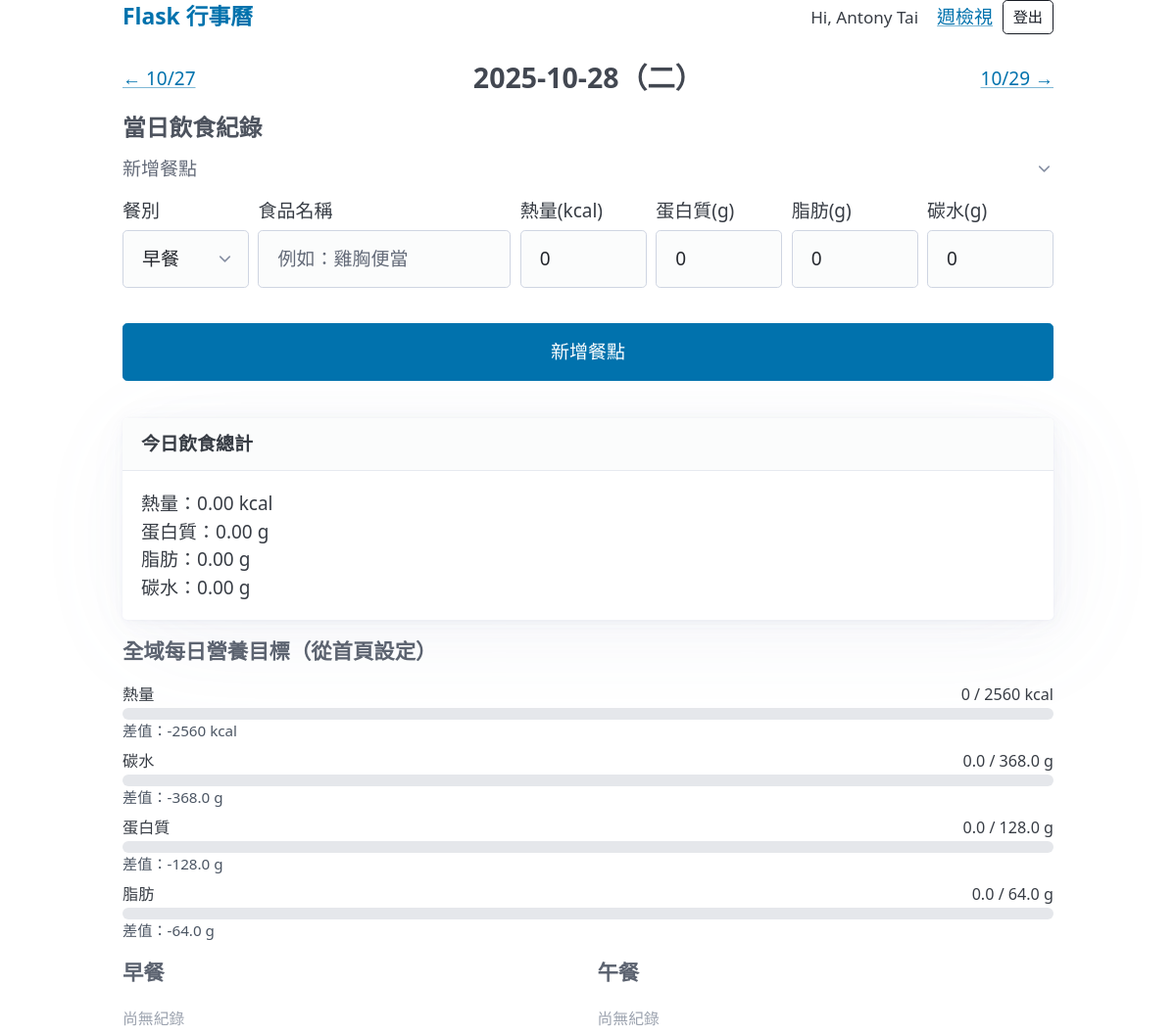
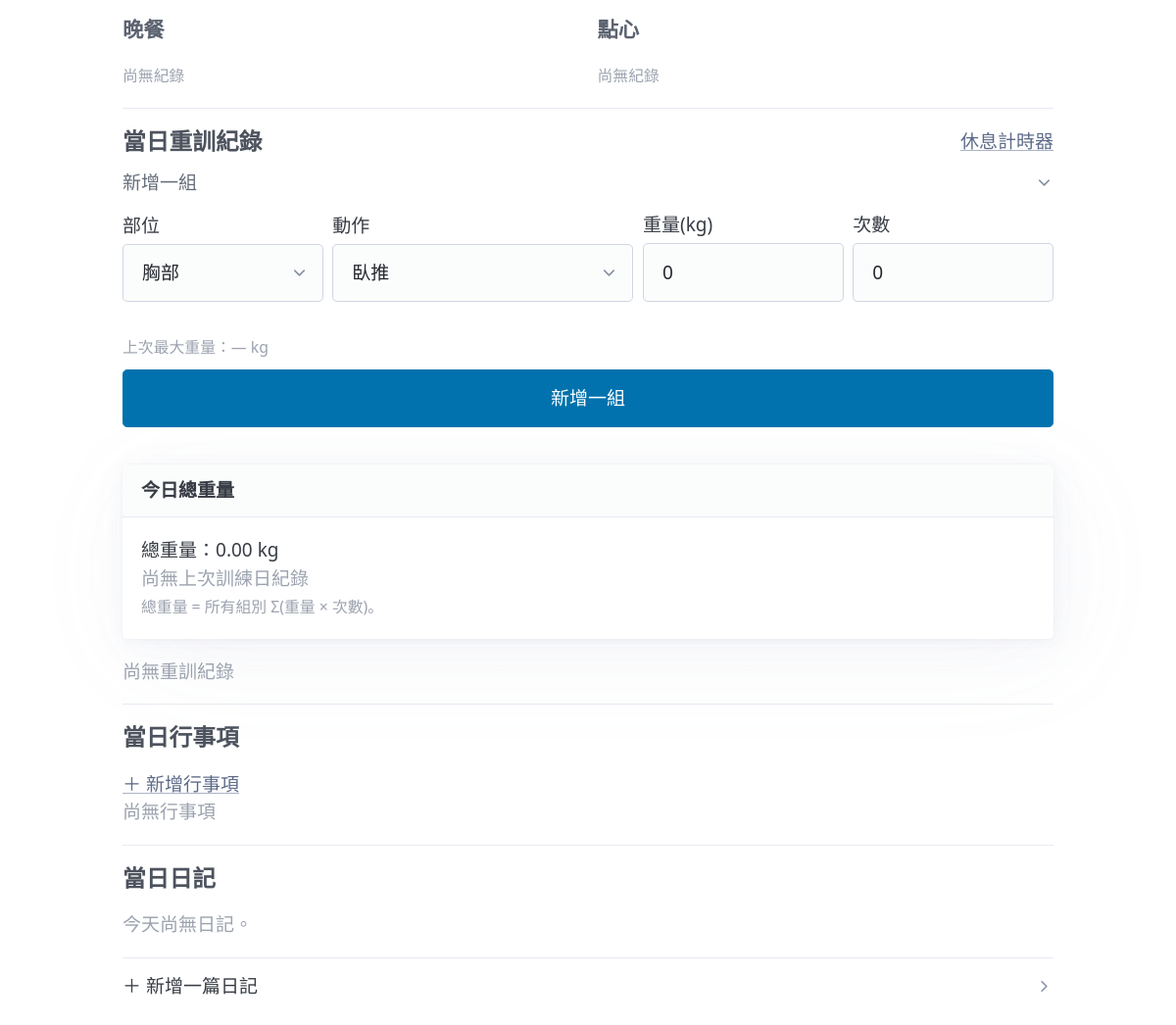
Screenshot of /day/2025-10-28 (signed in) with the database file from the repository (2 pictures, top to bottom).
### app.py (models this page shows)
class User(UserMixin, db.Model):
    __tablename__ = "users"
    id = db.Column(db.Integer, primary_key=True)
    email = db.Column(db.String(100), unique=True, nullable=False, index=True) # Email 是核心
    name = db.Column(db.String(100), nullable=True)
    created_at = db.Column(db.DateTime, default=func.now())
    social_auths = db.relationship('SocialAuth', backref='user', lazy=True)

class DailyNutritionGoal(db.Model):
    __tablename__ = "daily_nutrition_goals"
    user_id = db.Column(db.Integer, db.ForeignKey('users.id'), nullable=False)
    id = db.Column(db.Integer, primary_key=True)
    date = db.Column(db.Date, nullable=False, unique=True)
    kcal_target = db.Column(db.Float, default=0.0)
    carb_target = db.Column(db.Float, default=0.0)
    protein_target = db.Column(db.Float, default=0.0)
    fat_target = db.Column(db.Float, default=0.0)

### app.py (the view)
@app.route("/day/<string:datestr>")
@login_required  # <--- [1] 關鍵：加上這行，沒登入不准看
def day_view(datestr):
    try:
        d = datetime.strptime(datestr, "%Y-%m-%d").date()
    except ValueError:
        flash("日期格式錯誤", "warning")
        return redirect(url_for("index"))
    items = (
        CalendarItem.query
        .filter(CalendarItem.date == d)
        .filter(CalendarItem.user_id == current_user.id) # <--- 強制過濾
        .order_by(CalendarItem.start_time.asc())
        .all()
    )
    diets = (
        DietEntry.query
        .filter(DietEntry.date == d)
        .filter(DietEntry.user_id == current_user.id) # <--- 強制過濾
        .order_by(DietEntry.created_at.asc())
        .all()
    )
    totals_diet = {
        "kcal": sum(x.kcal or 0 for x in diets),
        "protein_g": sum(x.protein_g or 0 for x in diets),
        "fat_g": sum(x.fat_g or 0 for x in diets),
        "carb_g": sum(x.carb_g or 0 for x in diets),
    }
    diets_by_meal = {}
    for de in diets:
        diets_by_meal.setdefault(de.meal_type, []).append(de)
    diary_entries = (
        DiaryEntry.query
        .filter(DiaryEntry.date == d)
        .filter(DiaryEntry.user_id == current_user.id) # <--- 強制過濾
        .order_by(DiaryEntry.created_at.asc())
        .all()
    )
    goal = get_global_nutrition_goal() # 這個函數裡面我們已經修過，會檢查 user_id
    nutrition_goal = goal
    nutrition_diff = None
    nutrition_percent = None
    if goal:
        nutrition_diff = {}
        nutrition_percent = {}
        def handle(actual, target):
            target = target or 0.0
            diff = actual - target
            width_pct = None
            if target > 0:
                width_pct = min(100.0, (actual / target) * 100.0)
            return diff, width_pct
        nutrition_diff["kcal"], nutrition_percent["kcal"] = handle(
            totals_diet["kcal"], goal.kcal_target
        )
        nutrition_diff["carb"], nutrition_percent["carb"] = handle(
            totals_diet["carb_g"], goal.carb_target
        )
        nutrition_diff["protein"], nutrition_percent["protein"] = handle(
            totals_diet["protein_g"], goal.protein_target
        )
        nutrition_diff["fat"], nutrition_percent["fat"] = handle(
            totals_diet["fat_g"], goal.fat_target
        )
    sets_ = (
        StrengthSet.query
        .filter(StrengthSet.date == d)
        .filter(StrengthSet.user_id == current_user.id) # <--- 強制過濾
        .order_by(StrengthSet.created_at.asc())
        .all()
    )
    total_weight = sum((s.weight_kg or 0) * (s.reps or 0) for s in sets_)
    strength_by_part = {}
    by_exercise = {}
    for s in sets_:
        strength_by_part.setdefault(s.body_part, {}).setdefault(s.exercise_name, []).append(s)
        by_exercise.setdefault(s.exercise_name, []).append(s)
    exercise_best_set_id = {}
    for ex_name, lst in by_exercise.items():
        best = max(lst, key=lambda s: ((s.weight_kg or 0) * (s.reps or 0)))
        exercise_best_set_id[ex_name] = best.id
    prev_total_date = None
    prev_total_weight = None
    total_diff_vs_prev = None
    prev_row = (
        db.session.query(
            StrengthSet.date,
            func.sum(StrengthSet.weight_kg * StrengthSet.reps)
        )
        .filter(StrengthSet.user_id == current_user.id) # <--- 強制過濾
        .filter(StrengthSet.date < d)
        .group_by(StrengthSet.date)
        .order_by(StrengthSet.date.desc())
        .first()
    )
    if prev_row:
        prev_total_date = prev_row[0]
        prev_total_weight = float(prev_row[1] or 0.0)
        total_diff_vs_prev = total_weight - prev_total_weight
    last_max_weight = {}
    rows = (
        db.session.query(
            StrengthSet.exercise_name,
            StrengthSet.date,
            func.max(StrengthSet.weight_kg),
        )
        .filter(StrengthSet.user_id == current_user.id) # <--- 強制過濾
        .filter(StrengthSet.date < d)
        .group_by(StrengthSet.exercise_name, StrengthSet.date)
        .all()
    )
    for ex_name, ex_date, max_w in rows:
        entry = last_max_weight.get(ex_name)
        if entry is None or ex_date > entry["date"]:
            last_max_weight[ex_name] = {"date": ex_date, "weight": float(max_w or 0.0)}
    last_max_weight_simple = {name: v["weight"] for name, v in last_max_weight.items()}
    prev_day = d - timedelta(days=1)
    next_day = d + timedelta(days=1)
    return render_template(
        "day.html",
        d=d,
        items=items,
        diets_by_meal=diets_by_meal,
        totals_diet=totals_diet,
        MEAL_TYPES=MEAL_TYPES,
        nutrition_goal=nutrition_goal,
        nutrition_diff=nutrition_diff,
        nutrition_percent=nutrition_percent,
        strength_by_part=strength_by_part,
        total_weight=total_weight,
        exercise_best_set_id=exercise_best_set_id,
        last_max_weight=last_max_weight_simple,
        prev_total_weight=prev_total_weight,
        prev_total_date=prev_total_date,
        total_diff_vs_prev=total_diff_vs_prev,
        STRENGTH_CATEGORIES=STRENGTH_CATEGORIES,
        prev_day=prev_day,
        next_day=next_day,
        diary_entries=diary_entries,
    )

### app.py (called while the page is built)
@login_manager.user_loader
def load_user(user_id):
    return User.query.get(int(user_id))

def get_global_nutrition_goal():
    if not current_user.is_authenticated:
        return None
    return (
        DailyNutritionGoal.query
        .filter(DailyNutritionGoal.user_id == current_user.id)
        .order_by(DailyNutritionGoal.id.asc())
        .first()
    )

### templates/day.html (shortened to what this page needs)
{% extends "base.html" %}
{% block content %}
<div class="topbar" style="margin:.5rem 0 1rem;">
  <a href="{{ url_for('day_view', datestr=prev_day.strftime('%Y-%m-%d')) }}">← {{ prev_day.strftime('%m/%d') }}</a>
  <h3 style="margin:0;">{{ d.strftime('%Y-%m-%d') }}（{{ ['一','二','三','四','五','六','日'][d.weekday()] }}）</h3>
  <a href="{{ url_for('day_view', datestr=next_day.strftime('%Y-%m-%d')) }}">{{ next_day.strftime('%m/%d') }} →</a>
</div>
<section>
  <h4>當日飲食紀錄</h4>
  <details open>
    <summary>新增餐點</summary>
    <form method="post" action="{{ url_for('diet_add') }}">
      <div style="display:grid; grid-template-columns: 1fr 2fr 1fr 1fr 1fr 1fr; gap:.5rem; align-items:flex-start;">
        <label>餐別
          <select name="meal_type" required>
            {% for val, label in MEAL_TYPES %}
              <option value="{{ val }}">{{ label }}</option>
            {% endfor %}
          </select>
        </label>
        <label style="position: relative;">食品名稱
          <input name="food_name"
                 id="food_name_input"
                 placeholder="例如：雞胸便當"
                 autocomplete="off"
                 required>
        </label>
        <label>熱量(kcal)
          <input type="number" step="0.01" name="kcal" value="0" id="kcal_input">
        </label>
        <label>蛋白質(g)
          <input type="number" step="0.01" name="protein_g" value="0" id="protein_input">
        </label>
        <label>脂肪(g)
          <input type="number" step="0.01" name="fat_g" value="0" id="fat_input">
        </label>
        <label>碳水(g)
          <input type="number" step="0.01" name="carb_g" value="0" id="carb_input">
        </label>
      </div>
      <div style="margin-top:.5rem;"><button type="submit">新增餐點</button></div>
    </form>
  </details>
  <article style="margin-top:1rem;">
    <header><strong>今日飲食總計</strong></header>
    <div>熱量：{{ '%.2f'|format(totals_diet.kcal) }} kcal</div>
    <div>蛋白質：{{ '%.2f'|format(totals_diet.protein_g) }} g</div>
    <div>脂肪：{{ '%.2f'|format(totals_diet.fat_g) }} g</div>
    <div>碳水：{{ '%.2f'|format(totals_diet.carb_g) }} g</div>
  </article>
  <section style="margin-top:1rem;">
    <h5>全域每日營養目標（從首頁設定）</h5>
    {% if nutrition_goal %}
      <div class="nutri-row">
        <div class="nutri-label">
          <span>熱量</span>
          <span>{{ '%.0f'|format(totals_diet.kcal) }} / {{ '%.0f'|format(nutrition_goal.kcal_target or 0) }} kcal</span>
        </div>
        <div class="nutri-bar">
        </div>
        {% if nutrition_diff %}
          <div class="nutri-diff">差值：{{ '%+.0f'|format(nutrition_diff['kcal']) }} kcal</div>
        {% endif %}
      </div>
      <div class="nutri-row">
        <div class="nutri-label">
          <span>碳水</span>
          <span>{{ '%.1f'|format(totals_diet.carb_g) }} / {{ '%.1f'|format(nutrition_goal.carb_target or 0) }} g</span>
        </div>
        <div class="nutri-bar">
        </div>
        {% if nutrition_diff %}
          <div class="nutri-diff">差值：{{ '%+.1f'|format(nutrition_diff['carb']) }} g</div>
        {% endif %}
      </div>
      <div class="nutri-row">
        <div class="nutri-label">
          <span>蛋白質</span>
          <span>{{ '%.1f'|format(totals_diet.protein_g) }} / {{ '%.1f'|format(nutrition_goal.protein_target or 0) }} g</span>
        </div>
        <div class="nutri-bar">
        </div>
        {% if nutrition_diff %}
          <div class="nutri-diff">差值：{{ '%+.1f'|format(nutrition_diff['protein']) }} g</div>
        {% endif %}
      </div>
      <div class="nutri-row">
        <div class="nutri-label">
          <span>脂肪</span>
          <span>{{ '%.1f'|format(totals_diet.fat_g) }} / {{ '%.1f'|format(nutrition_goal.fat_target or 0) }} g</span>
        </div>
        <div class="nutri-bar">
        </div>
        {% if nutrition_diff %}
          <div class="nutri-diff">差值：{{ '%+.1f'|format(nutrition_diff['fat']) }} g</div>
        {% endif %}
      </div>
    {% else %}
      <p class="muted" style="margin-top:.5rem;">尚未設定全域營養目標，請回首頁設定。</p>
    {% endif %}
  </section>
  <div style="display:grid; grid-template-columns: repeat(2, 1fr); gap:1rem; margin-top:1rem;">
    {% for meal in ['早餐','午餐','晚餐','點心'] %}
      <div>
        <h5>{{ meal }}</h5>
        {% set arr = diets_by_meal.get(meal, []) %}
        {% if arr|length == 0 %}
          <small class="muted">尚無紀錄</small>
        {% endif %}
      </div>
    {% endfor %}
  </div>
</section>
<hr>
<section>
  <div style="display:flex; justify-content:space-between; align-items:center;">
    <h4>當日重訓紀錄</h4>
    <a href="{{ url_for('rest_timer') }}" class="secondary outline" style="margin-bottom:1rem;">休息計時器</a>
  </div>
  <details open>
    <summary>新增一組</summary>
    <form method="post" action="{{ url_for('strength_add') }}">
      <div style="display:grid; grid-template-columns: 1fr 1.5fr 1fr 1fr; gap:.5rem; align-items:end;">
        <label>部位
          <select name="body_part" id="body_part_select" required>
            {% for part, exs in STRENGTH_CATEGORIES.items() %}
              <option value="{{ part }}">{{ part }}</option>
            {% endfor %}
          </select>
        </label>
        <label>動作
          <select name="exercise_name" id="exercise_select" required></select>
        </label>
        <label>重量(kg)
          <input type="number" step="0.5" name="weight_kg" value="0">
        </label>
        <label>次數
          <input type="number" step="1" min="0" name="reps" value="0">
        </label>
      </div>
      <div style="margin-top:.25rem;">
        <small id="last_max_text" class="muted">上次最大重量：— kg</small>
      </div>
      <div style="margin-top:.5rem;"><button type="submit">新增一組</button></div>
    </form>
  </details>
  <article style="margin-top:1rem;">
    <header><strong>今日總重量</strong></header>
    <div>總重量：{{ '%.2f'|format(total_weight) }} kg</div>
    {% if prev_total_weight is not none %}
      <div>
        與上次訓練日差值：{{ '%+.2f'|format(total_diff_vs_prev) }} kg
        （上次 {{ prev_total_date.strftime('%Y-%m-%d') }}：{{ '%.2f'|format(prev_total_weight) }} kg）
      </div>
    {% else %}
      <div class="muted">尚無上次訓練日紀錄</div>
    {% endif %}
    <small class="muted">總重量 = 所有組別 Σ(重量 × 次數)。</small>
  </article>
  {% if strength_by_part|length == 0 %}
    <p class="muted" style="margin-top:.5rem;">尚無重訓紀錄</p>
  {% endif %}
</section>
<hr>
<section>
  <h4>當日行事項</h4>
  <a href="{{ url_for('add', date=d.strftime('%Y-%m-%d')) }}" class="secondary">＋ 新增行事項</a>
  {% if items|length == 0 %}
    <p class="muted">尚無行事項</p>
  {% endif %}
</section>
<hr>
<section>
  <h4>當日日記</h4>
  {% if diary_entries|length == 0 %}
    <p class="muted">今天尚無日記。</p>
  {% endif %}
  <hr>
  <details>
    <summary>＋ 新增一篇日記</summary>
  </details>
</section>
{% endblock %}

### templates/base.html (shortened to what this page needs)
<!doctype html>
<html lang="zh-Hant">
<head>
  <link rel="stylesheet" href="https://cdn.jsdelivr.net/npm/@picocss/pico@2/css/pico.min.css">
  <link rel="stylesheet" type="text/css" href="https://unpkg.com/trix@2.0.8/dist/trix.css">
  <link rel="stylesheet" href="{{ url_for('static', filename='css/style.css') }}">
</head>
<body class="container">
  <nav class="topbar">
  <strong>
    <a href="{{ url_for('index') }}" style="text-decoration:none; font-size:1.2rem;">
      Flask 行事曆
    </a>
  </strong>
  <div class="nav-right">
    {% if current_user.is_authenticated %}
      <span style="margin-right: 0.5rem; font-size: 0.9rem;">Hi, {{ current_user.name }}</span>
      {% if request.endpoint == 'week_view' %}
        <a href="{{ url_for('index') }}">月檢視</a>
      {% else %}
        <a href="{{ url_for('week_view') }}">週檢視</a>
      {% endif %}
      <a href="{{ url_for('logout') }}" role="button" class="outline contrast" style="padding: 5px 10px; font-size: 0.8rem;">登出</a>
    {% else %}
      <a href="{{ url_for('login') }}" role="button" style="padding: 5px 15px;">登入</a>
    {% endif %}
  </div>
</nav>
  <main>
    {% block content %}{% endblock %}
  </main>
</body>
</html>

### templates/base.html (style rules this page uses)
.muted { color:#9ca3af; }
.topbar { display:flex; gap:.5rem; justify-content:space-between; align-items:center; }
.nav-right { display:flex; gap:.5rem; align-items:center; }

### templates/day.html (style rules this page uses)
.nutri-row { margin-top:.4rem; }
.nutri-label { display:flex; justify-content:space-between; font-size:.85rem; margin-bottom:.1rem; }
.nutri-bar { position:relative; height:0.6rem; border-radius:999px; background:#e5e7eb; overflow:hidden; }
.nutri-diff { font-size:.8rem; color:#4b5563; }

### rows the page displays
User: name "Antony Tai"
DailyNutritionGoal: kcal_target "2560", carb_target "368.0", protein_target "128.0", fat_target "64.0"

### other values shown
{{ prev_day.strftime('%m/%d') }} "10/27"
{{ d.strftime('%Y-%m-%d') }} "2025-10-28"
{{ ['一','二','三','四','五','六','日'][d.weekday()] }} "二"
{{ next_day.strftime('%m/%d') }} "10/29"
{{ '%.2f'|format(totals_diet.kcal) }} "0.00"
{{ '%.2f'|format(totals_diet.protein_g) }} "0.00"
{{ '%.2f'|format(totals_diet.fat_g) }} "0.00"
{{ '%.2f'|format(totals_diet.carb_g) }} "0.00"
{{ '%.0f'|format(totals_diet.kcal) }} "0"
{{ '%+.0f'|format(nutrition_diff['kcal']) }} "-2560"
{{ '%.1f'|format(totals_diet.carb_g) }} "0.0"
{{ '%+.1f'|format(nutrition_diff['carb']) }} "-368.0"
{{ '%.1f'|format(totals_diet.protein_g) }} "0.0"
{{ '%+.1f'|format(nutrition_diff['protein']) }} "-128.0"
{{ '%.1f'|format(totals_diet.fat_g) }} "0.0"
